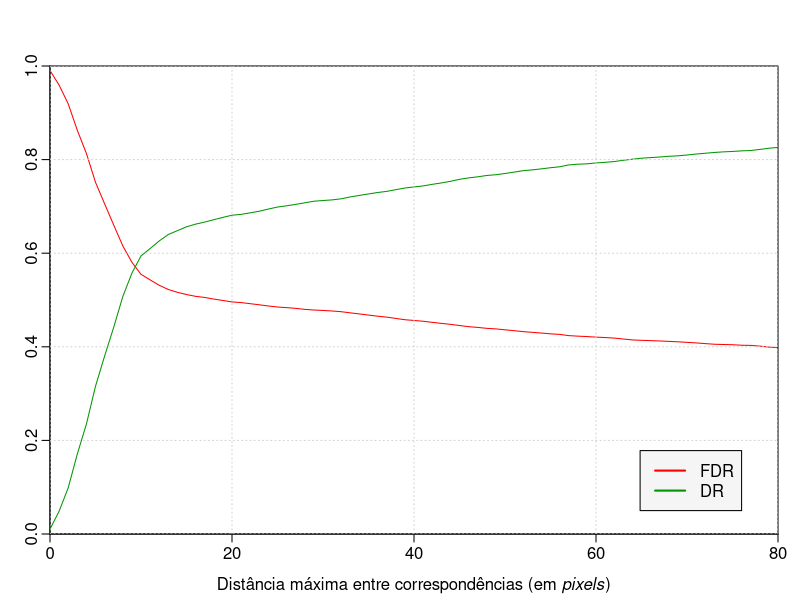

The R script that drew this image:
#!/usr/bin/env Rscript
graph_data <- read.table("true-automatic-fdr.txt", header=T, sep="\t")
pdf(file="detection.pdf")
par(mgp=c(2.2,0.45,0), tcl=-0.4, mar=c(3.3,2.5,3.3,1.1))
plot(graph_data$thr, graph_data$fdr, type='l', pch=16, col='red', xlim=range(0:80), ylim=range(0:1), ann=FALSE, xaxs="i", yaxs="i")
par(new = TRUE)
graph_data <- read.table("true-automatic-fndr.txt", header=T, sep="\t")
plot(graph_data$thr, graph_data$fndr, type='l', pch=16, col=rgb(0, 150, 0, maxColorValue=255), xlim=range(0:80), ylim=range(0:1), axes = FALSE, ann = FALSE, xaxs="i", yaxs="i")
grid(col = "lightgray", lty = "dotted", lwd = par("lwd"), equilogs = TRUE)
legend("bottomright", inset=.05, cex = 1, c("FDR", "DR"), lty=c(1,1), lwd=c(2,2), col=c("red",rgb(0, 150, 0, maxColorValue=255)), bg="grey96")
title(main="", xlab=substitute(paste("Distância máxima entre correspondências (em ", italic('pixels'), ")" )), ylab="")
dev.off()
